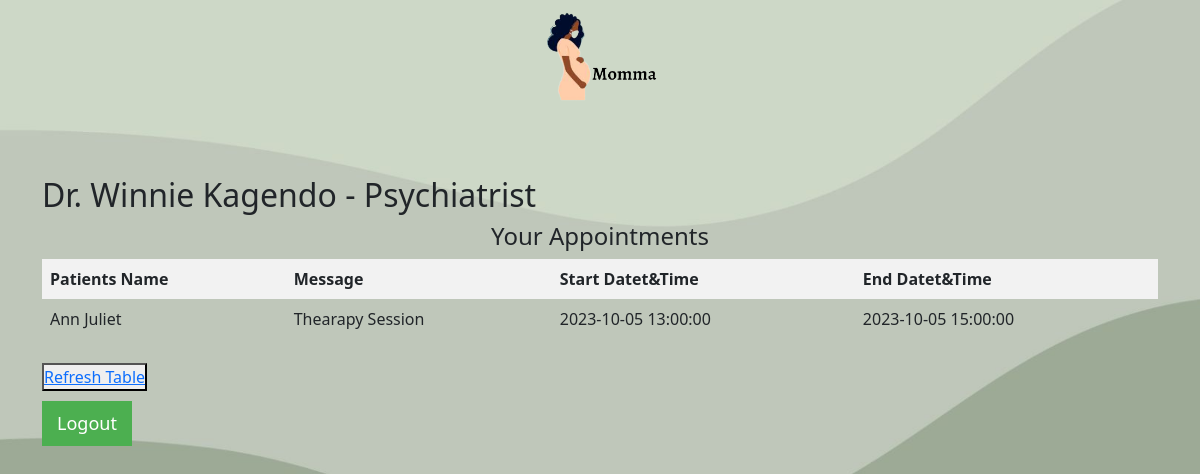
/doctor_view (signed in), run on the app's committed database.
### index/models.py (models this page shows, shortened)
class Doctor(db.Model):
    id = db.Column(db.Integer, primary_key=True)
    name = db.Column(db.String(50), unique=True,nullable=False)
    email = db.Column(db.String(100), unique=True, nullable=False)
    specialization = db.Column(db.String(100), nullable=False)
    password = db.Column(db.String(120), nullable=False)
    time_slots = db.relationship('Timeslot', backref='doctor', lazy=True)
    appointments = db.relationship('Appointment', backref='doctor', lazy=True)

class Appointment(db.Model):
    id = db.Column(db.Integer, primary_key=True)
    name = db.Column(db.String(50), nullable=False)
    email = db.Column(db.String(120), nullable=False)
    message = db.Column(db.Text, nullable=False)
    time_created = db.Column(db.DateTime, nullable=False, default=datetime.now)
    user_id = db.Column(db.Integer, db.ForeignKey('user.id'), nullable=False)
    doctor_id = db.Column(db.Integer, db.ForeignKey('doctor.id'), nullable=False)
    timeslot_id = db.Column(db.Integer, db.ForeignKey('timeslot.id'), nullable=False)
    timeslot = db.relationship('Timeslot', backref='appointments')

class Timeslot(db.Model):
    id = db.Column(db.Integer, primary_key=True)
    doctor_id = db.Column(db.Integer, db.ForeignKey('doctor.id'), nullable=False)
    start_time = db.Column(db.DateTime)
    end_time = db.Column(db.DateTime)
    is_booked = db.Column(db.Boolean, default=False)

### index/routes.py (the view)
@app.route("/doctor_view")
def doctor_view():
    name = session['username']
    doctor = Doctor.query.filter_by(name=name).first()
    appointments = Appointment.query.filter_by(doctor_id=doctor.id).all()
    return render_template('doctor_view_appointments.html', doctor=doctor, appointments=appointments)

### index/templates/doctor_view_appointments.html (shortened to what this page needs)
{% extends 'main2.html'%}
{% block content%}
<h2>Dr. {{ doctor.name }} - {{ doctor.specialization }}</h2>
<h4 style="text-align: center;">Your Appointments</h4>
    <table>
        <thead>
            <tr>
                <th>Patients Name</th>
                <th>Message</th>
                <th>Start Datet&Time</th>
                <th>End Datet&Time</th>
            </tr>
        </thead>
        <tbody>
            {% for appointment in doctor.appointments %}
                <tr>
                    <td>{{ appointment.name }}</td>
                    <td>{{ appointment.message }}</td>
                    <td>{{ appointment.timeslot.start_time}}</td>
                    <td>{{ appointment.timeslot.end_time}}</td>
                </tr>
            {% endfor %}
        </tbody>
    </table>
    <br>
    <button><a href="/doctor_view">Refresh Table</a></button>
    <a href="{{url_for('logout')}}" onclick="return confirm('Are you sure you want to logout?');">
        <button class="logout-button logout-button:hover">Logout</button>
    </a>
{%endblock%}

### index/static/css/static.css (style rules this page uses)
* { margin: 0; padding: 0; font-size: 16px; }
.logout-button { background-color: #4CAF50; color: white; padding: 9px 15px; margin: 0px 0; border: none; cursor: pointer; font-size: 18px; }
table { width: 100%; border-collapse: collapse; }
th, td { border: 1px solid #dddddd; padding: 8px; text-align: left; }
th { background-color: #f2f2f2; font-weight: bold; }

### data on the page
Doctor: name "Winnie Kagendo", specialization "Psychiatrist"
Appointment: name "Ann Juliet", message "Thearapy Session", timeslot.start_time "2023-10-05 13:00:00", timeslot.end_time "2023-10-05 15:00:00"
